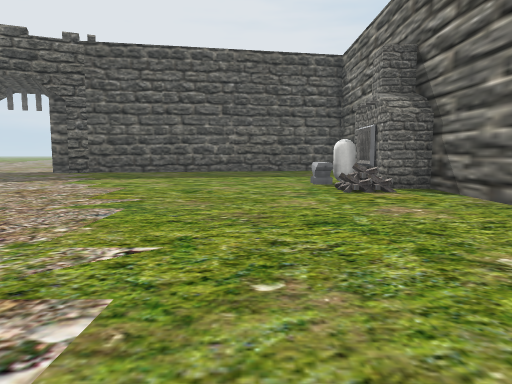
[1] (above)

21 first-person views from a walk through a 3-D level made in the Unity game engine. The camera is 1.4 m above the floor, tilts 6° down and sees 70° across. The floor is counted in squares, 2 m on a side. Each view is taken from the middle of a square. On the plan, view 1 faces up. The plan holds only what a view shows up to about 11 squares ahead; the rest is blank. The place goes on beyond the plan. The player is left out. Some animated figures are not drawn. Some surface patterns are stand-ins.

[2]
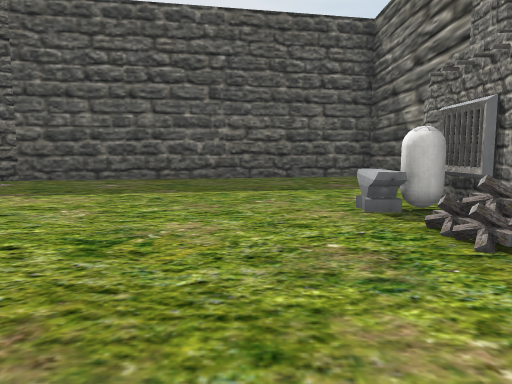

[3]
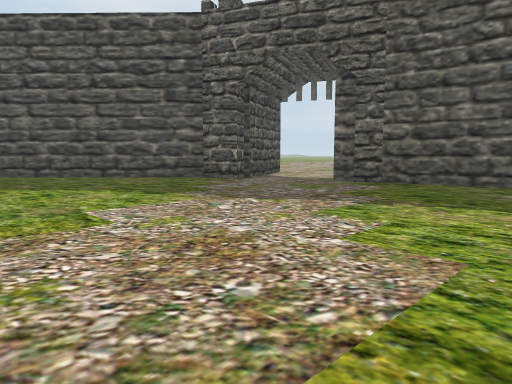

[4]
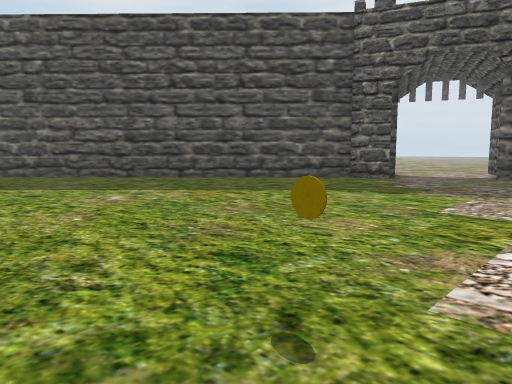

[5]
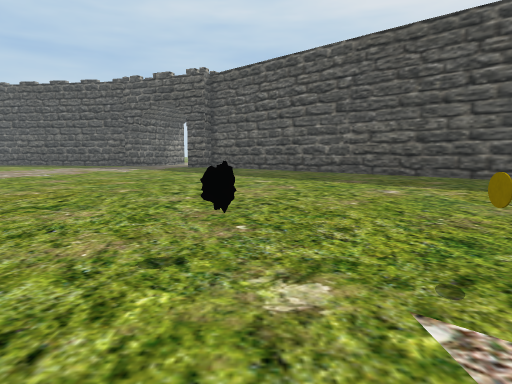

[6]
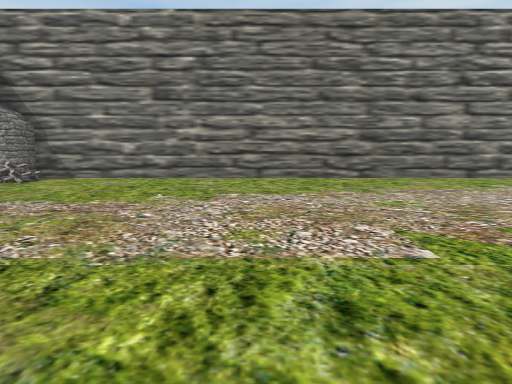

[7]
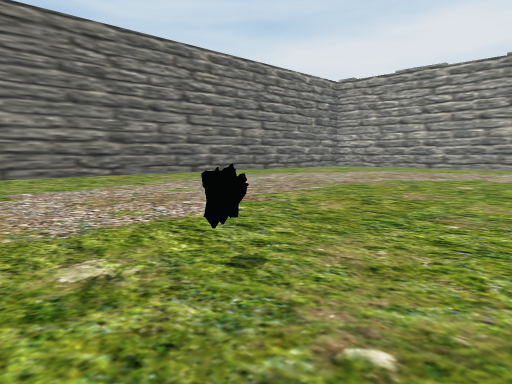

[8]
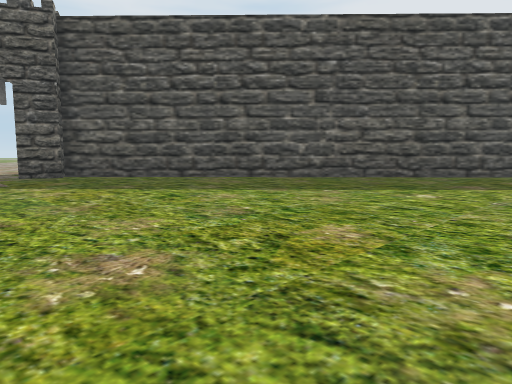

[9]
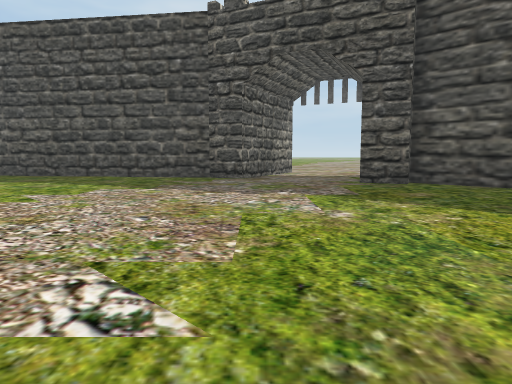

[10]
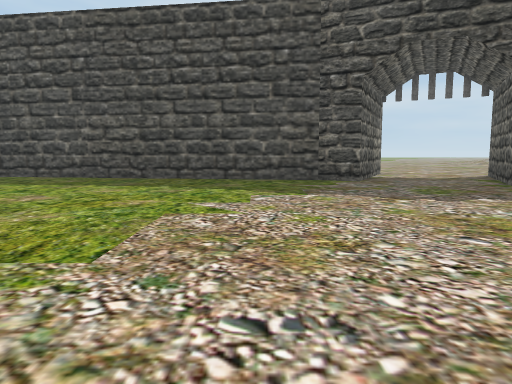

[11]
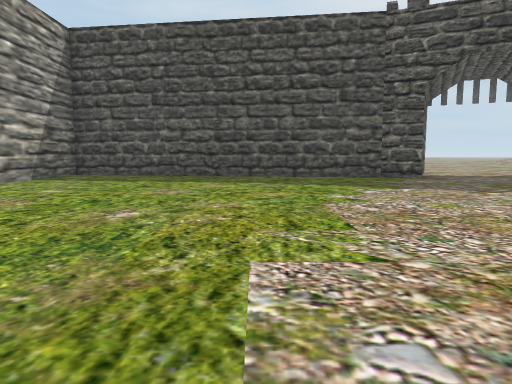

[12]
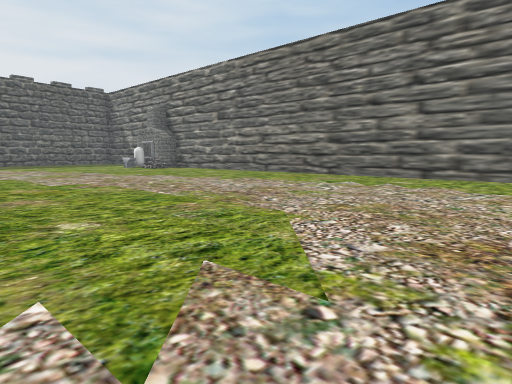

[13]
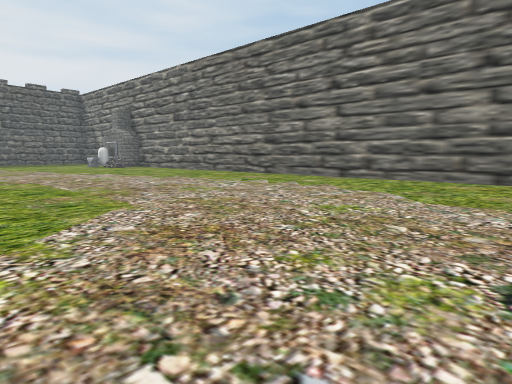

[14]
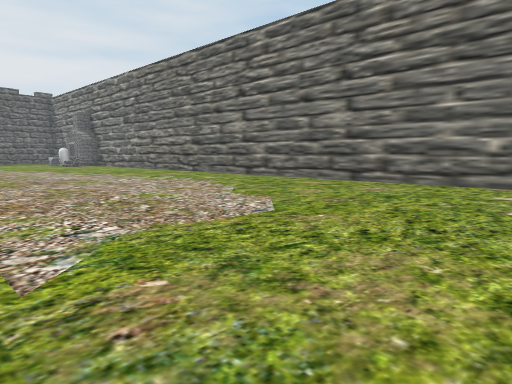

[15]
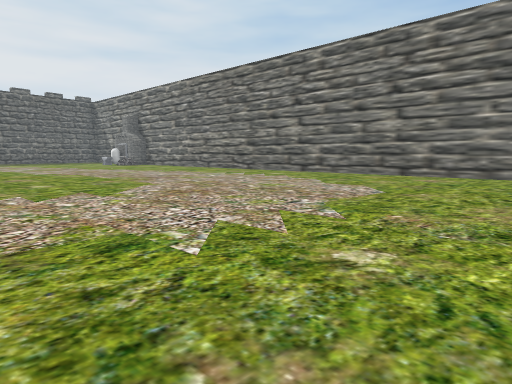

[16]
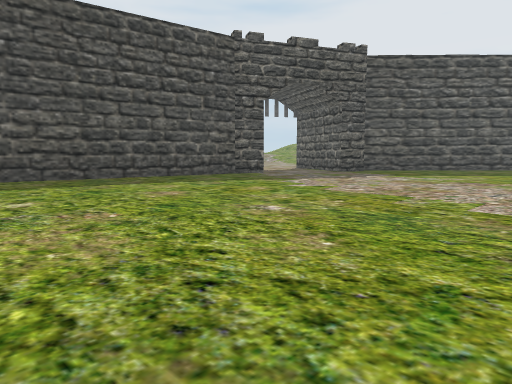

[17]
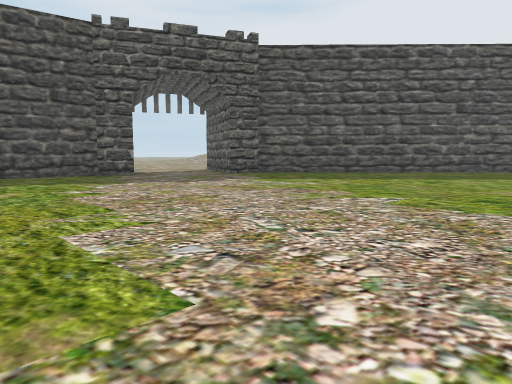

[18]
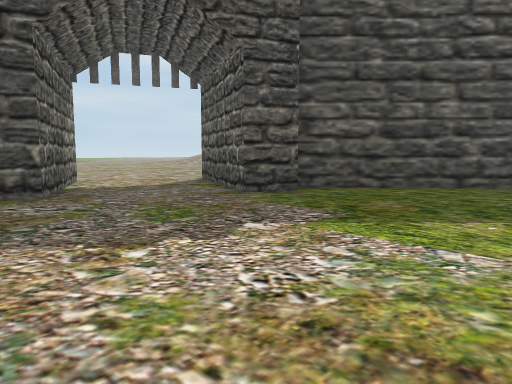

[19]
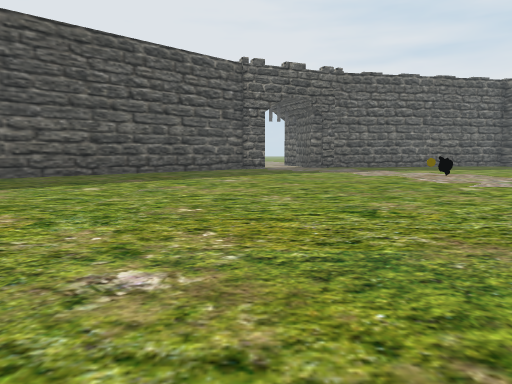

[20]
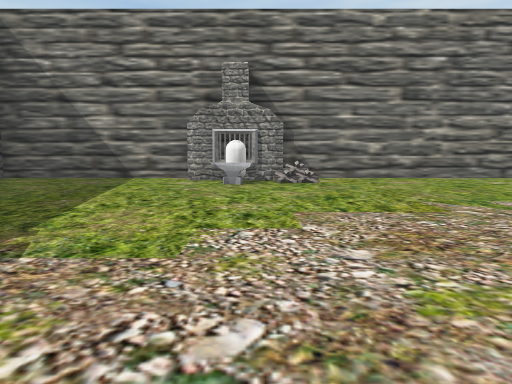

[21]
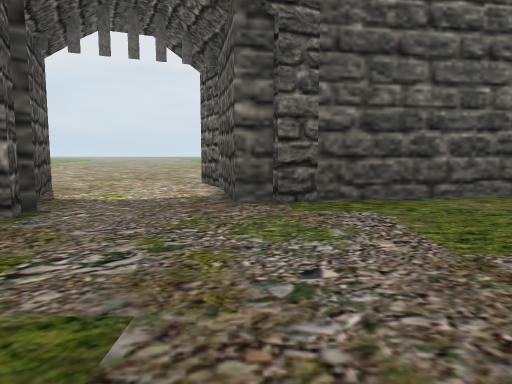

### Floor plan
Points are (right, up) in squares from view 1. A wall is a line through its corners. A room is listed if a view was taken in it or the views show most of it. See-through windows are left out.
Room 1 (views 1, 2, 3, 4, 5, 6, 7, 8, 9, 10, 11, 12, 13, 14, 15, 16, 17, 18, 19, 20, 21)
walls: (-10.5, 11.6) (-22.8, -0.3) (-22.3, -0.5) (-22.8, -1.5) (-26.5, 0.3); (-9.8, 12.3) (-9.6, 11.8) (-10.6, 11.4); (-6.7, 13.3) (-7.3, 13.2) (-7.8, 15.6) (-8.3, 16.8); (-6, 13.4) (-6.7, 13.1); (3.5, -12.5) (3.5, 15.2) (-6.1, 13.4); (-11.2, 15.5) (-10.3, 13.4); (-27.6, -2.8) (-24.2, -4.4) (-24.7, -5.4) (-26, -14.6)
objects: other object (-6, 2); coin (-6, 3); other object (2, 7); capsule (2, 8) to (2, 9); other object (3, 8) to (3, 10)

Positions as (right, up) in squares from view 1, and headings:
1: (0, 0), facing up
2: (0, 4), facing up
3: (-2, 5), facing up-left
4: (-5, 2), facing up-left
5: (-4, 2), facing left
6: (-7, 1), facing right
7: (-8, 3), facing down-right
8: (-11, -4), facing up-left
9: (-14, -4), facing left
10: (-15, -7), facing left
11: (-14, -9), facing left
12: (-7, -9), facing up-right
13: (-6, -11), facing up-right
14: (-5, -14), facing up-right
15: (-8, -14), facing up-right
16: (-15, -14), facing up-left
17: (-13, -10), facing up-left
18: (-18, -6), facing up-left
19: (-10, -5), facing up
20: (-7, 8), facing right
21: (-7, 8), facing up
